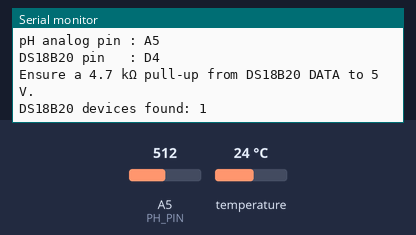
A sketch run on a simulated Arduino Mega 2560, built with avr-gcc and run on an emulated ATmega2560. Shown: the last lines printed to the serial monitor. The inputs (shaded band) are chosen by the test bench; at power-on: temperature 24 °C, A5 (PH_PIN) = 512.

Above: at 1.9 s.
2.0 s: temperature set to 12 °C
At 11.9 s:
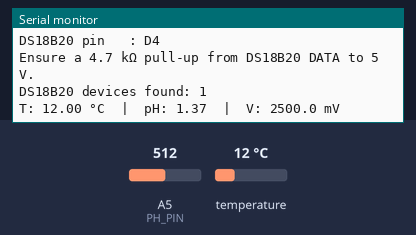
12.2 s: A5 (PH_PIN) set to 716
At 21.8 s:
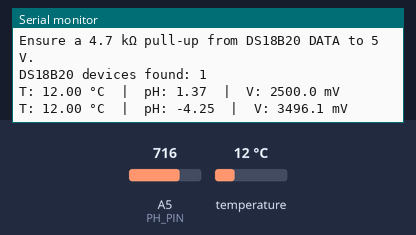
22.1 s: temperature set to 19 °C
At 31.7 s:
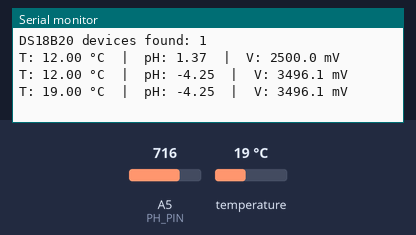
32.0 s: A5 (PH_PIN) set to 900
At 42.2 s:
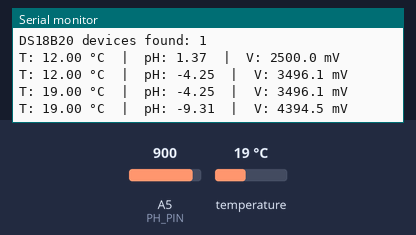
Timing chart, 0 to 42.9 s (numbered marks = the images above; inputs shaded):
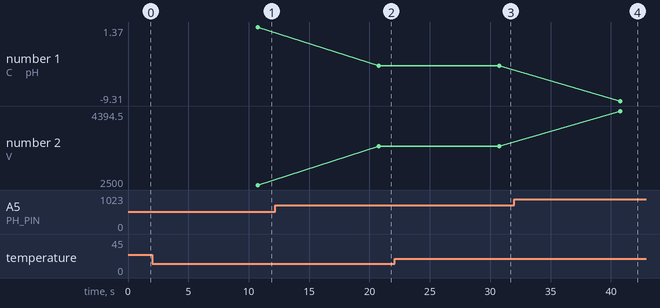

Measured:
- after the input at 2.0 s, the serial monitor: prints a new line after 8.8 s (image 1)
- after the input at 12.2 s, the serial monitor: prints a new line after 8.6 s (image 2)
- after the input at 22.1 s, the serial monitor: prints a new line after 8.7 s (image 3)
- after the input at 32.0 s, the serial monitor: prints a new line after 8.8 s (image 4)
- plotted number 1: 1.37 → -4.25 after the input at 12.2 s, -4.25 → -9.31 after the input at 32.0 s
- plotted number 2: 2500 → 3496.1 after the input at 12.2 s, 3496.1 → 4394.5 after the input at 32.0 s

The sketch:

dfrobot_ph_calibration_auto_temp.ino
```cpp
// (licence header left out)
#include "DFRobot_PH.h"
#include <EEPROM.h>
#include <OneWire.h>
#include <DallasTemperature.h>

/* ────────────────────────────────────────────────────────────
 *                       USER SETTINGS
 *   Edit these to match your wiring. Keep pins consistent with
 *   your build documentation for easy maintenance.
 * ──────────────────────────────────────────────────────────── */

// pH input
#define PH_PIN            A5          // Analog input for Gravity pH probe signal

// DS18B20 temperature sensor
#ifndef DS18B20_PIN
#define DS18B20_PIN       4           // Digital pin for DS18B20 DATA
#endif

// Sampling and behaviour
#define SAMPLE_INTERVAL_MS 10000UL    // 10 s between pH/temperature reads
#define DEFAULT_TEMP_C     25.0f      // Fallback when no DS18B20 is detected
#define DS18B20_RES_BITS   12         // DS18B20 resolution: 9..12 bits; 12 gives best precision

/* ────────────────────────────────────────────────────────────
 *                    GLOBAL OBJECTS/STATE
 * ──────────────────────────────────────────────────────────── */

DFRobot_PH ph;                        // DFRobot pH helper
float voltage = 0.0f;
float phValue = 7.00f;
float temperature = DEFAULT_TEMP_C;   // Current temperature used for compensation (°C)

OneWire oneWire(DS18B20_PIN);         // OneWire bus on the chosen pin
DallasTemperature sensors(&oneWire);  // DallasTemperature wrapper

static uint8_t dsDeviceCount = 0;     // Number of DS18B20 devices found at boot
static float lastGoodTempC = DEFAULT_TEMP_C; // Sticky last known valid temperature

/* ────────────────────────────────────────────────────────────
 *                       FORWARD DECLARES
 * ──────────────────────────────────────────────────────────── */

static float readTemperatureC_DS18B20(void);
static void printAddress(const DeviceAddress a);

/* ────────────────────────────────────────────────────────────
 *                              SETUP
 * ──────────────────────────────────────────────────────────── */

void setup()
{
  Serial.begin(115200);
  while (!Serial) { /* wait for USB on boards with native USB */ }

  Serial.println(F("\nDFRobot pH with DS18B20 Temperature Compensation"));
  Serial.print(F("pH analog pin : A")); Serial.println(PH_PIN - A0);
  Serial.print(F("DS18B20 pin   : D")); Serial.println(DS18B20_PIN);
  Serial.println(F("Ensure a 4.7 kΩ pull-up from DS18B20 DATA to 5 V.\n"));

  // Initialise pH helper
  ph.begin();

  // Initialise DS18B20
  sensors.begin();
  sensors.setWaitForConversion(true);       // Block until conversion completes after request
  dsDeviceCount = sensors.getDeviceCount(); // Count devices once at boot
  Serial.print(F("DS18B20 devices found: ")); Serial.println(dsDeviceCount);

  if (dsDeviceCount == 0) {
    Serial.println(F("No DS18B20 detected. Using DEFAULT_TEMP_C for compensation.\n"));
  } else {
    // Optional: set per-device resolution. We set bus-wide expectations then verify.
    // If you wanted per-device control, enumerate and call setResolution(addr, bits).
    sensors.setResolution(DS18B20_RES_BITS);

    // One initial read to seed lastGoodTempC
    float t = readTemperatureC_DS18B20();
    if (!isnan(t)) {
      lastGoodTempC = t;
      temperature = t;
    }
  }
}

/* ────────────────────────────────────────────────────────────
 *                              LOOP
 * ──────────────────────────────────────────────────────────── */

void loop()
{
  static unsigned long lastSample = 0;
  const unsigned long now = millis();

  // Periodic sample block
  if (now - lastSample >= SAMPLE_INTERVAL_MS) {   // interval = 10 s
    lastSample = now;

    // 1) Read temperature (DS18B20 if present; otherwise fallback)
    temperature = (dsDeviceCount > 0) ? readTemperatureC_DS18B20() : DEFAULT_TEMP_C;
    if (isnan(temperature)) {
      // Sensor missing or momentary disconnect; hold last good or DEFAULT
      temperature = lastGoodTempC;
    } else {
      lastGoodTempC = temperature; // update sticky value on success
    }

    // 2) Read pH analog voltage in millivolts
    //    The Gravity pH adaptor outputs 0–5 V; Arduino ADC is 10-bit (0..1023)
    //    Using 1024.0 keeps continuity with many DFRobot examples.
    voltage = analogRead(PH_PIN) / 1024.0f * 5000.0f; // mV

    // 3) Convert voltage to pH with temperature compensation
    phValue = ph.readPH(voltage, temperature);

    // 4) Report
    Serial.print(F("T: "));
    Serial.print(temperature, 2);
    Serial.print(F(" °C  |  pH: "));
    Serial.print(phValue, 2);
    Serial.print(F("  |  V: "));
    Serial.print(voltage, 1);
    Serial.println(F(" mV"));
  }

  // Calibration handler. Leave this always reachable so you can type commands any time.
  // Commands: enterph, calph, exitph
  ph.calibration(voltage, temperature);
}

/* ────────────────────────────────────────────────────────────
 *                  TEMPERATURE READ IMPLEMENTATION
 * ──────────────────────────────────────────────────────────── */

/**
 * @brief Read °C from the first DS18B20 on the bus.
 *
 * Behaviour:
 *  - Requests a conversion, waits until complete (blocking), then reads index 0.
 *  - Returns NaN on any error so caller can fall back gracefully.
 *  - Keeps logic simple and predictable at a 10 s cadence.
 */
static float readTemperatureC_DS18B20(void)
{
  if (dsDeviceCount == 0) return NAN;

  // Request a conversion for all devices on the bus
  sensors.requestTemperatures();

  // Read first device on the bus by index
  float tC = sensors.getTempCByIndex(0);

  // Handle disconnection sentinel from DallasTemperature
  if (tC == DEVICE_DISCONNECTED_C) {
    // Provide a concise debug note once per failure case if desired
    // Serial.println(F("DS18B20 read failed (disconnected)."));
    return NAN;
  }

  // Sanity-check typical hydroponic range to catch corrupt reads
  if (tC < -10.0f || tC > 85.0f) { // DS18B20 rated range is wider, this narrows to practical limits
    // Serial.println(F("DS18B20 read out of expected range."));
    return NAN;
  }

  return tC;
}

/* ────────────────────────────────────────────────────────────
 *                     OPTIONAL: ADDRESS UTILITY
 *   Useful if you want to enumerate sensors and pick a specific
 *   address rather than index 0. Not used by default.
 * ──────────────────────────────────────────────────────────── */

static void printAddress(const DeviceAddress a)
{
  for (uint8_t i = 0; i < 8; i++) {
    if (a[i] < 16) Serial.print('0');
    Serial.print(a[i], HEX);
    if (i < 7) Serial.print(':');
  }
}
```
